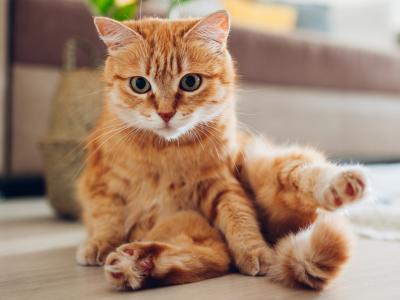
#> input picture Tareas/Tarea1/img1.jpg, 400 x 300 px
$ jupyter execute Untitled.ipynb
#> lines starting #> are read from the running program, lines starting #| are printed output that depends on the picture
[cell 1]
import cv2
from matplotlib import pyplot as plt
import numpy as np

def rotateImage(inputImage, angle, interpolation):
    shape=inputImage.shape
    outputImage = np.zeros(shape)
    angleRad=np.deg2rad(angle)
    for i in range(shape[0]):
        for j in range(shape[1]):
            x=i-shape[0]/2
            y=j-shape[1]/2

            xp=np.cos(angleRad)*x-np.sin(angleRad)*y
            yp=np.sin(angleRad)*x+np.cos(angleRad)*y

            xp=xp+shape[0]/2
            yp=yp+shape[1]/2

            if interpolation=="nearest":
                xp=int(xp)
                yp=int(yp)

            if 0<=xp<shape[0]-1 and 0<=yp<shape[1]-1:
                outputImage[xp,yp]=inputImage[i,j]
                outputImage[xp+1,yp+1]=inputImage[i,j]

    return outputImage

img = cv2.imread('img1.jpg',0)
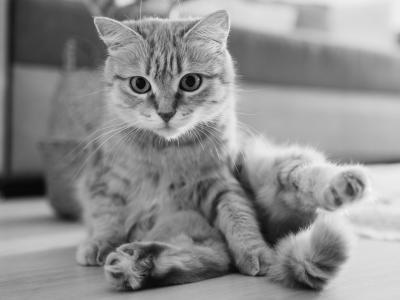
#> img: shape (300, 400); min 1, max 247, mean 141.3
plt.figure(1,figsize=[5, 5])
plt.imshow(img, cmap=plt.cm.gray)
plt.figure(2,figsize=[5, 5])
plt.imshow(rotateImage(img,60,"nearest"), cmap=plt.cm.gray)
#> after the loop in rotateImage, `for i in range(shape[0]):`:
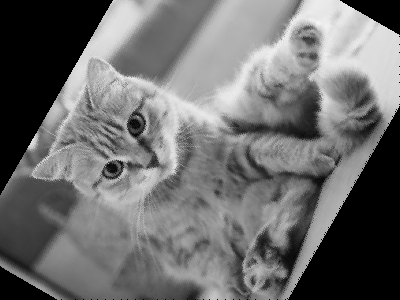
#> outputImage: shape (300, 400) float64; min 0, max 247, mean 110.2
